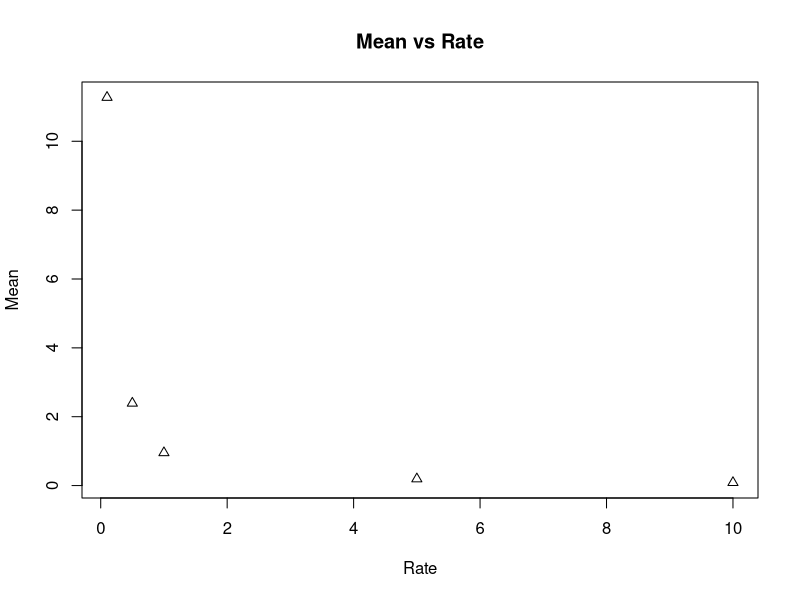
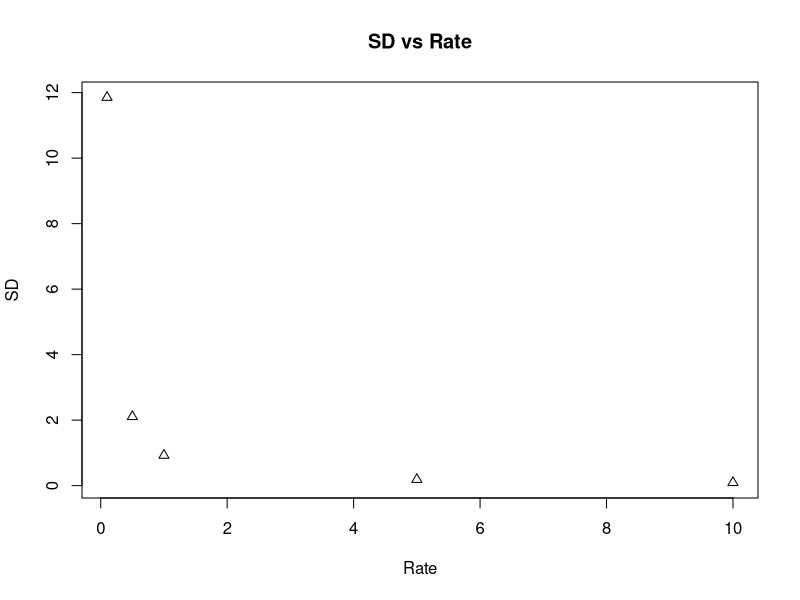
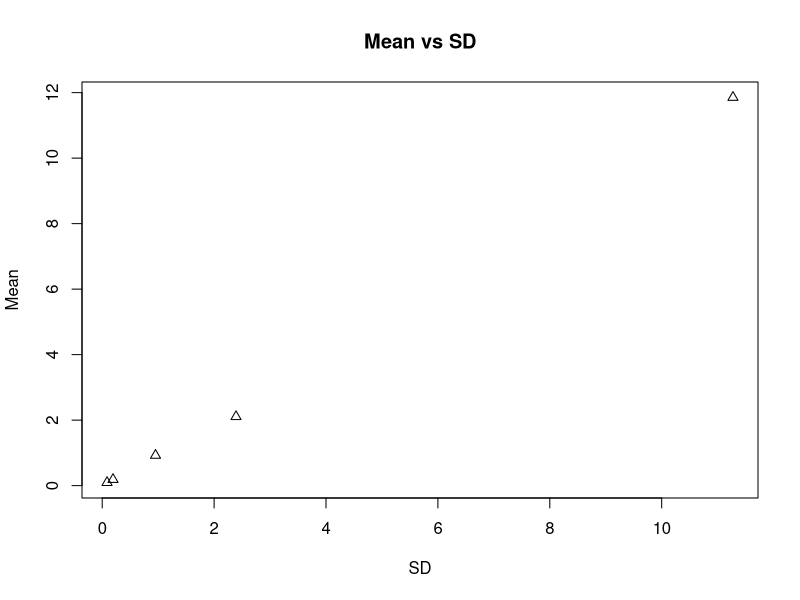
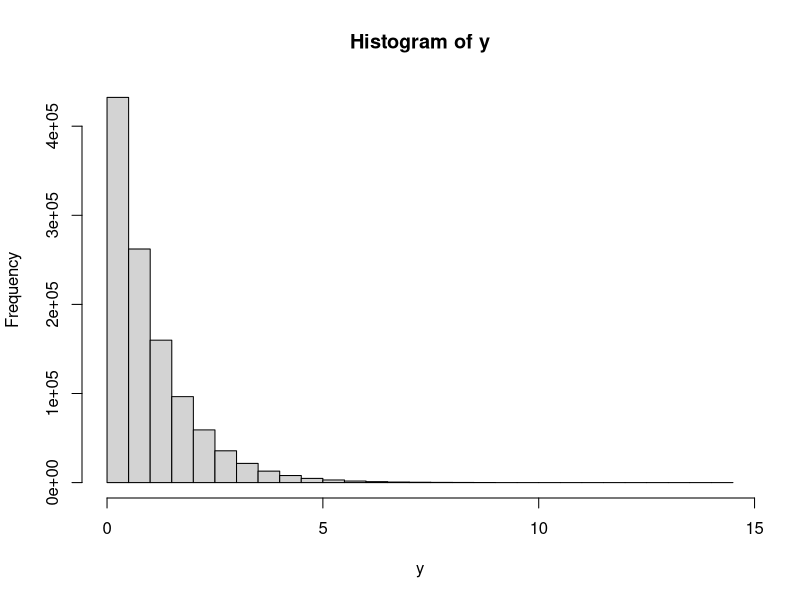
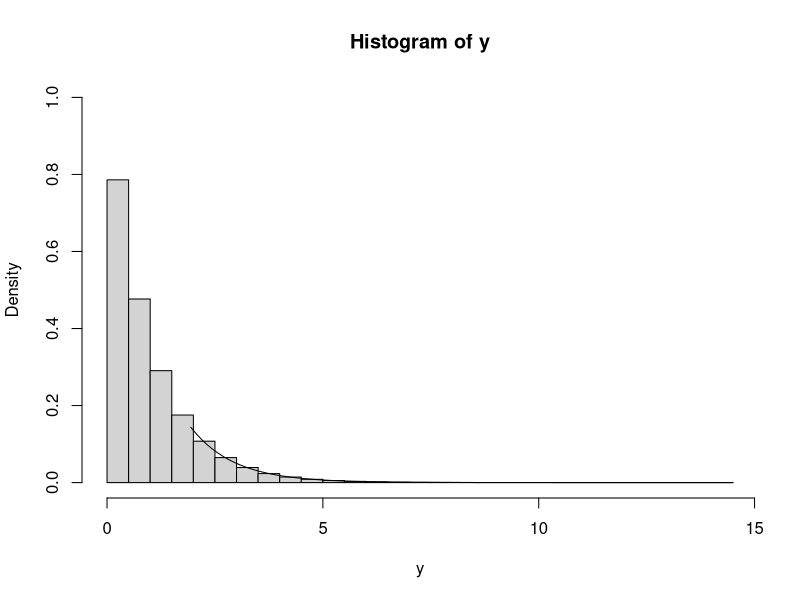
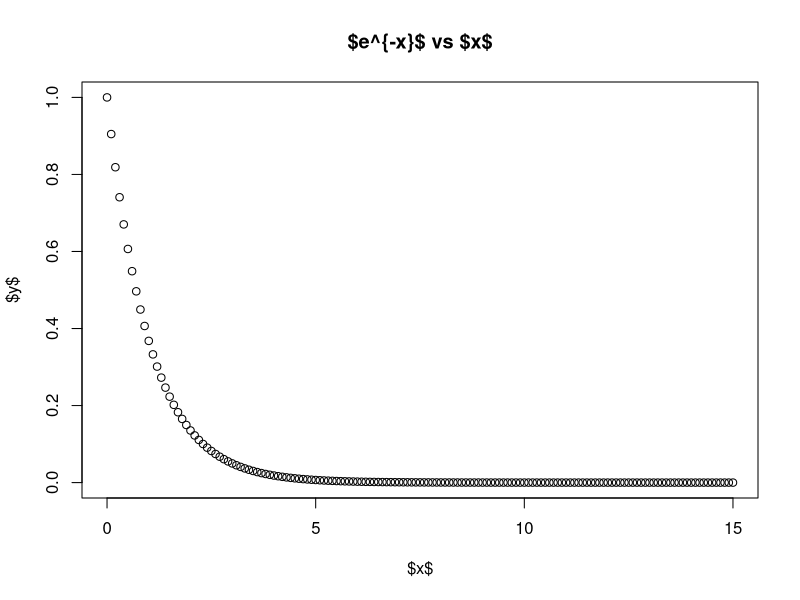
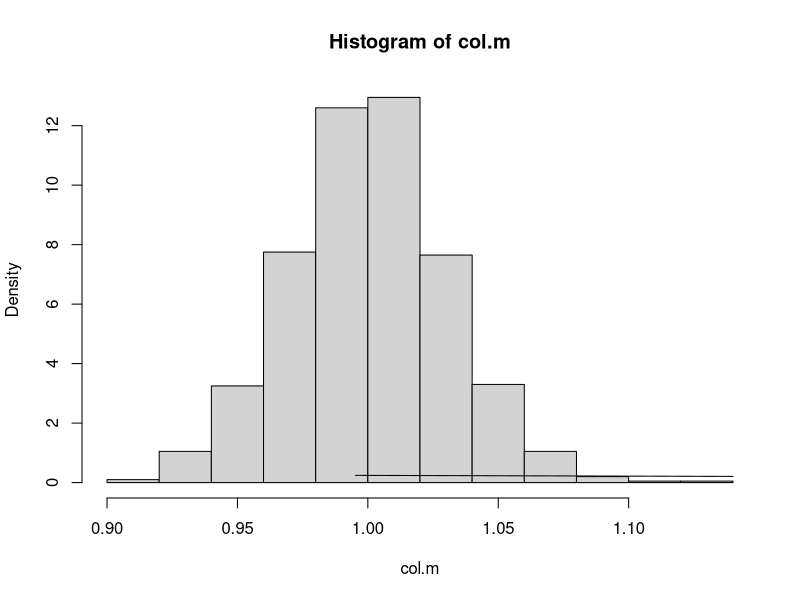

Source code (R) for these figures, in order:
## ---- chunk 1
x1 <- rexp(n=100)
m.x1 <- mean(x1)
m.x1
## ---- chunk 2
sd.x1 <- sd(x1)
sd.x1
## ---- chunk 3
x0.1 <- rexp(n=100, rate=0.1)
x0.5 <- rexp(n=100, rate=0.5)
x5 <- rexp(n=100, rate=5)
x10 <- rexp(n=100, rate=10)
## ---- chunk 4
plot(c(0.1,0.5,1,5,10), c(mean(x0.1), mean(x0.5), mean(x1), mean(x5), mean(x10)), pch=2, xlab = 'Rate', ylab='Mean', main='Mean vs Rate')
## ---- chunk 5
plot(c(0.1,0.5,1,5,10), c(sd(x0.1), sd(x0.5), sd(x1), sd(x5), sd(x10)), pch=2, xlab = 'Rate', ylab='SD', main='SD vs Rate')
## ---- chunk 6
plot(c(mean(x0.1), mean(x0.5), mean(x1), mean(x5), mean(x10)), c(sd(x0.1), sd(x0.5), sd(x1), sd(x5), sd(x10)), pch=2, xlab = 'SD', ylab='Mean', main='Mean vs SD')
## ---- chunk 7
y <- rexp(n=1100000)
## ---- chunk 8
hist(y)
## ---- chunk 9
h <- hist(y, plot = FALSE)
ylim <- range(0, h$density, dexp(0))
hist(y, freq = FALSE, ylim = ylim)
curve(dexp, y, add=TRUE)
## ---- chunk 10
plot(seq(0,15,0.1), exp(-seq(0,15,0.1)), main='$e^{-x}$ vs $x$', xlab = '$x$', ylab='$y$')
## ---- chunk 11
y.mat  <- matrix(y, nrow=1100,ncol=1000)
## ---- chunk 12
mean(y.mat[,371])
## ---- chunk 13
col.m <- colMeans(y.mat)
h <- hist(col.m, plot = FALSE)
ylim <- range(0, h$density, dnorm(0))
hist(col.m, freq = FALSE, ylim = ylim)
curve(dnorm, col.m, add=TRUE)
## ---- chunk 14
mean(y.mat[y.mat>1])
## ---- chunk 15
temp.data <- read.csv("Temperature.csv", header=TRUE)
temp.data$DateNr <- as.Date(temp.data$DateNr, format='%m/%d/%Y')
month <- format(temp.data$DateNr, '%m')
temp.data$month <- month
uniq.months <- sort(unique(month))
splitted.data <- split(temp.data, temp.data$month)

